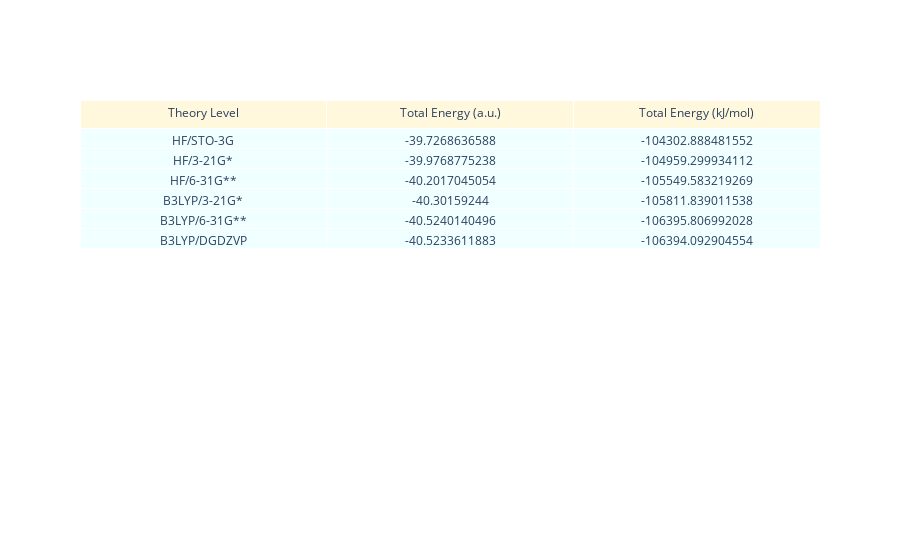

The notebook cell this image was saved under:
### Code cell
fig = go.Figure(data=[go.Table(
    header=dict(values=['Theory Level', 'Total Energy (a.u.)', 'Total Energy (kJ/mol)'],
                fill_color='cornsilk'),
    cells=dict(values=[['HF/STO-3G', 'HF/3-21G*', 'HF/6-31G**', 'B3LYP/3-21G*','B3LYP/6-31G**','B3LYP/DGDZVP'], [-39.7268636588, -39.9768775238, -40.2017045054, -40.3015924400, -40.5240140496,-40.5233611883], [-104302.888481552,-104959.299934112,-105549.583219269,-105811.839011538,-106395.806992028,-106394.092904554]], fill_color='azure'))])
fig.show()

### Figure 1 — Plotly figure (JSON) as saved in the notebook; plotly's stock layout.template omitted (floating-point values rounded to 4 significant figures)
{"data": [{"cells": {"fill": {"color": "azure"}, "values": [["HF/STO-3G", "HF/3-21G*", "HF/6-31G**", "B3LYP/3-21G*", "B3LYP/6-31G**", "B3LYP/DGDZVP"], [-39.73, -39.98, -40.2, -40.3, -40.52, -40.52], [-104300.0, -105000.0, -105500.0, -105800.0, -106400.0, -106400.0]]}, "header": {"fill": {"color": "cornsilk"}, "values": ["Theory Level", "Total Energy (a.u.)", "Total Energy (kJ/mol)"]}, "type": "table"}], "layout": {}}
